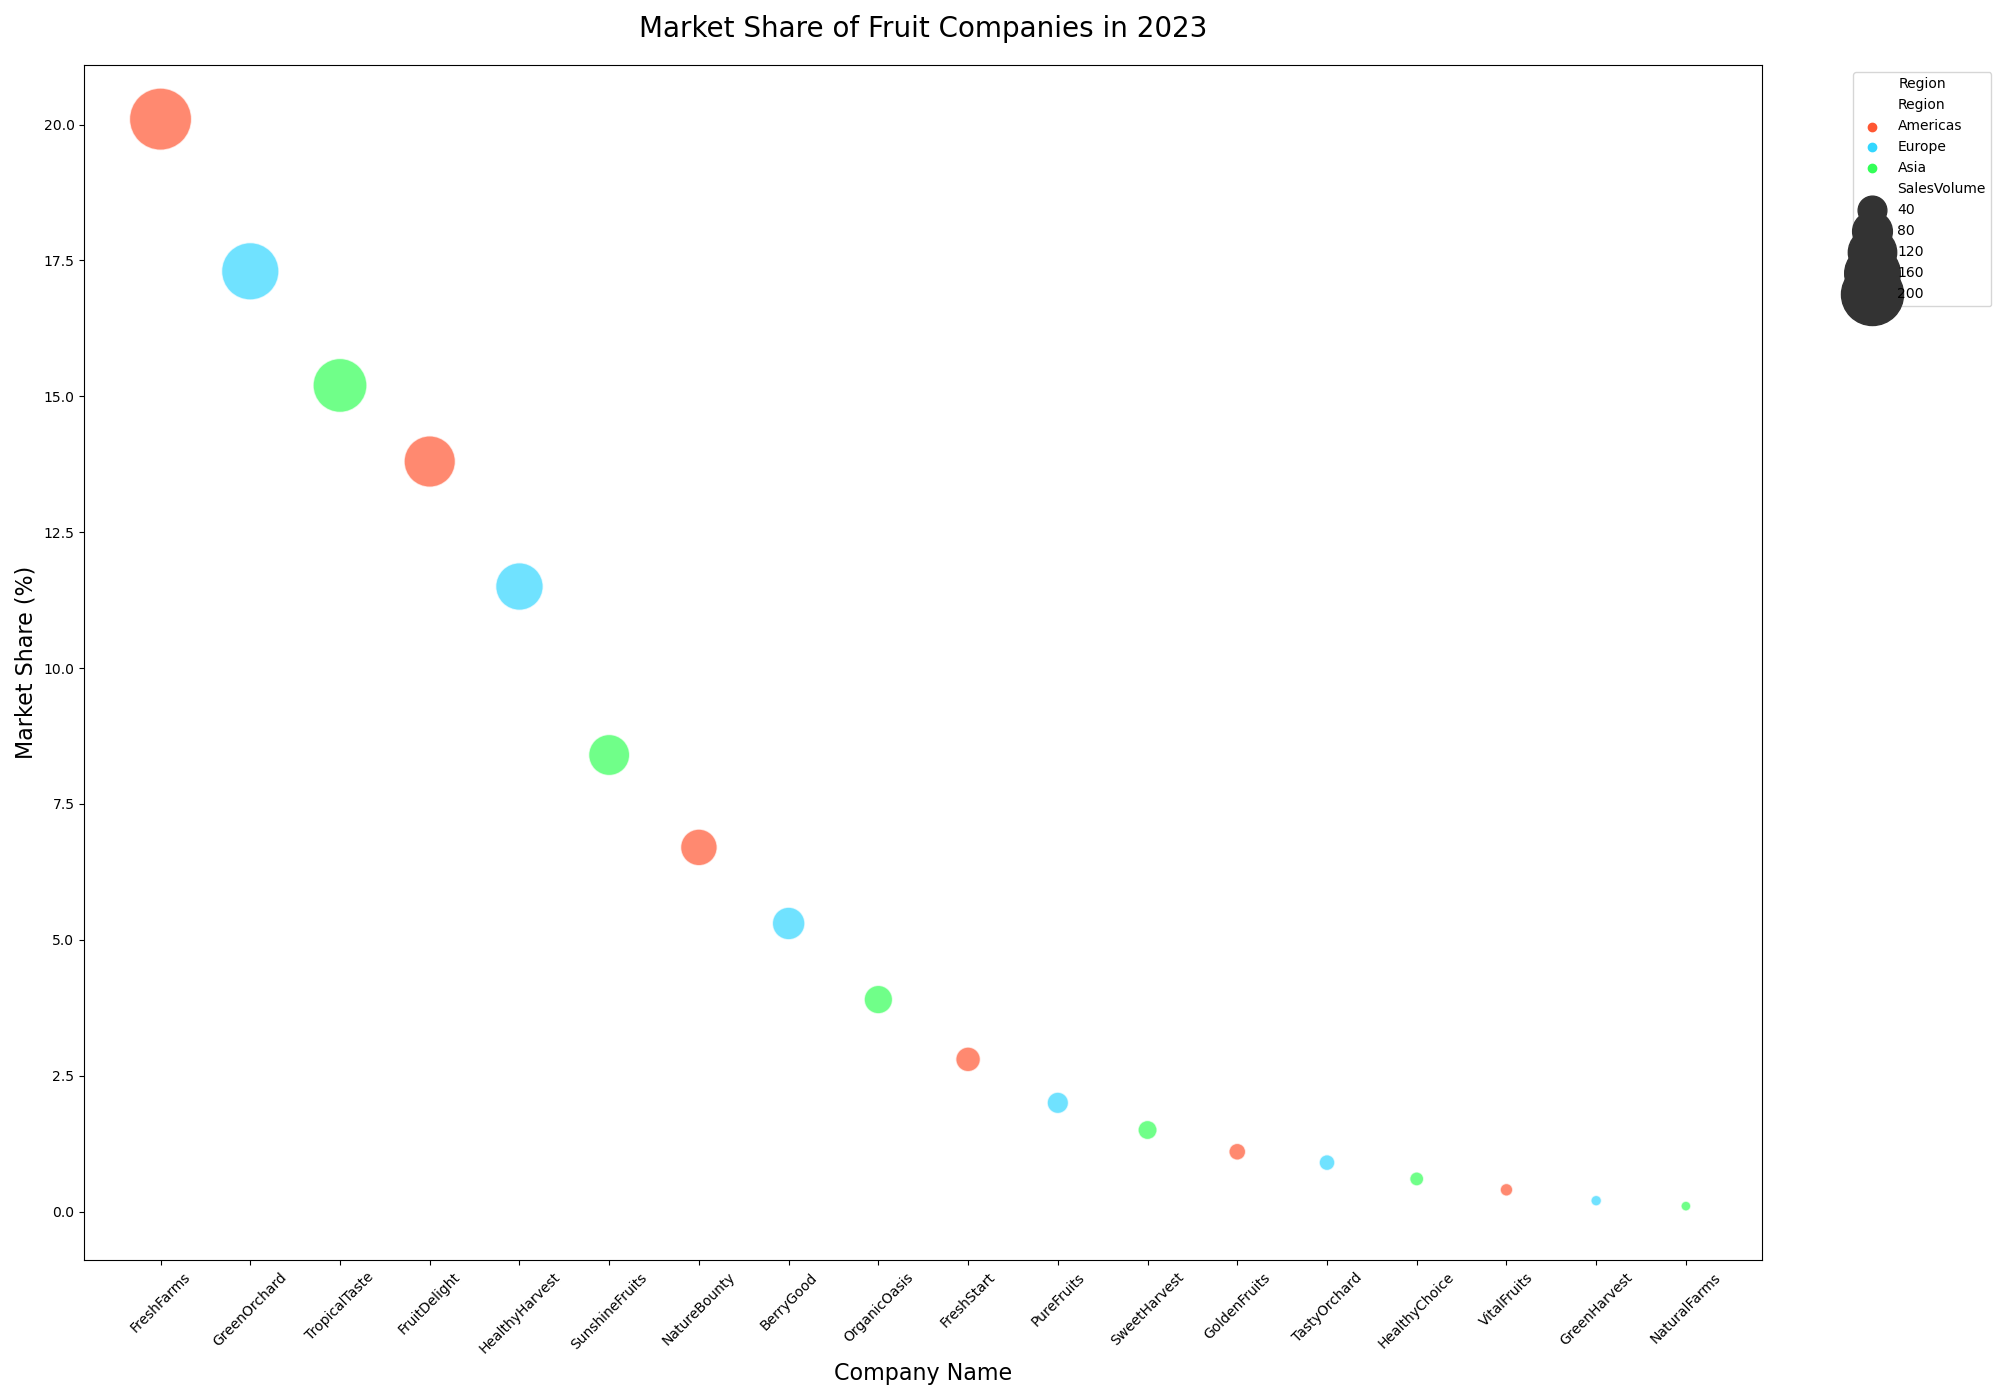

The script that drew this image:

import seaborn as sns
import matplotlib.pyplot as plt
import pandas as pd

data = {
    'Company': ['FreshFarms', 'GreenOrchard', 'TropicalTaste', 'FruitDelight', 'HealthyHarvest', 'SunshineFruits', 'NatureBounty', 'BerryGood', 'OrganicOasis', 'FreshStart', 'PureFruits', 'SweetHarvest', 'GoldenFruits', 'TastyOrchard', 'HealthyChoice', 'VitalFruits', 'GreenHarvest', 'NaturalFarms'],
    'MarketShare': [20.1, 17.3, 15.2, 13.8, 11.5, 8.4, 6.7, 5.3, 3.9, 2.8, 2.0, 1.5, 1.1, 0.9, 0.6, 0.4, 0.2, 0.1],
    'SalesVolume': [200.5, 170.3, 150.1, 135.6, 115.7, 85.4, 67.2, 52.5, 39.1, 28.4, 20.5, 15.6, 11.2, 9.5, 6.7, 4.8, 2.3, 1.5],
    'Region': ['Americas', 'Europe', 'Asia', 'Americas', 'Europe', 'Asia', 'Americas', 'Europe', 'Asia', 'Americas', 'Europe', 'Asia', 'Americas', 'Europe', 'Asia', 'Americas', 'Europe', 'Asia']
}
df = pd.DataFrame(data)

plt.figure(figsize=(20, 14))
bubble_chart = sns.scatterplot(data=df, x="Company", y="MarketShare", size="SalesVolume", hue="Region", 
                               palette=["#FF5733", "#33D7FF", "#33FF57", "#FF33FB"], sizes=(50, 2000), 
                               alpha=0.7, edgecolor="w", linewidth=1)

plt.title("Market Share of Fruit Companies in 2023", fontsize=20, pad=20)
plt.xlabel("Company Name", fontsize=16)
plt.ylabel("Market Share (%)", fontsize=16)
plt.xticks(rotation=45)
plt.legend(title="Region", loc="upper left", bbox_to_anchor=(1.05, 1))

plt.tight_layout()
plt.show()
